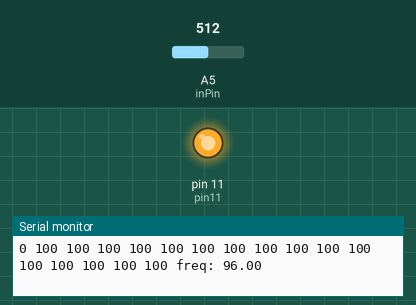
The sketch below on a simulated Arduino Uno, built with avr-gcc and run on an emulated ATmega328P. On the bench: output pins drawn as LEDs (lit = HIGH), the last lines printed to the serial monitor. The test bench sets the inputs (shaded band); at power-on: A5 (inPin) = 512.

Above: at 1.2 s.
1.3 s: A5 (inPin) set to 111
4.3 s: A5 (inPin) set to 90
At 5.5 s:
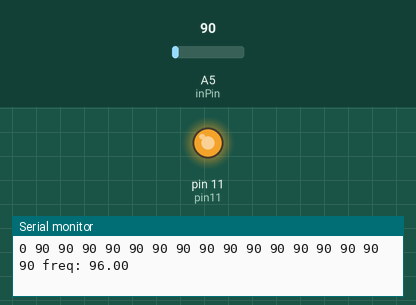
5.8 s: A5 (inPin) set to 0
At 6.8 s:
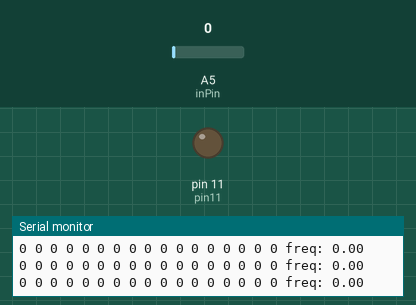
Timing chart, 0 to 8.8 s (numbered marks = the images above; inputs shaded):
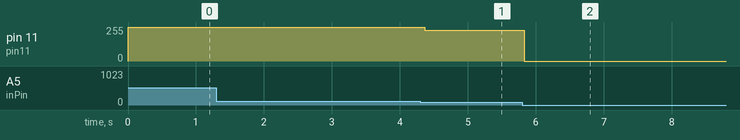

The sketch:

magnettest.ino
```cpp
int inPin = 5;
int val = 0;
int val_org =0;
int pin11 = 11;
int count = 0;
int vec_size= 17;
int vec[17];
int vec_rep;
int s =0;
float temp_freq;

void setup() {
  Serial.begin(9600);
}

float freq(int vector[17]){
    float zeros_counts = 0.0;
    for(int i = 0; i < vec_size; i++){
      Serial.print(vector[i]);
      Serial.print(' ');

      if (int(vector[i]) !=int(0))
      {
        zeros_counts +=1;
      }
       vec[i] = 0;
    }
    return zeros_counts*6;

}
void loop() {
  count += 1;
  val = analogRead(inPin);

  if (count <=vec_size){
    delay(1);
    if (val >3){
      val_org = constrain(val, 1, 100);
      val = map(val_org, 1, 100, 1, 255);
      vec[count] = val_org;
      analogWrite(pin11, val);
    }
    else{
      analogWrite(pin11, 0);
    }
  }
  else{

    for (int i=0; i< vec_size; i++)
    {
       s += vec[i];
    }

    temp_freq = freq(vec);
    Serial.print("freq: ");
    Serial.print(temp_freq);
    Serial.print(' ');
    Serial.println();

    count  = 0;
    vec_rep = s/vec_size;
    s = 0;
  }
}
```

Measured:
- after the input at 4.3 s, pin 11 (pin11): 255/255 → 229/255 after 0.06 s
- after the input at 5.8 s, pin 11 (pin11): 229/255 → 0/255 at once
